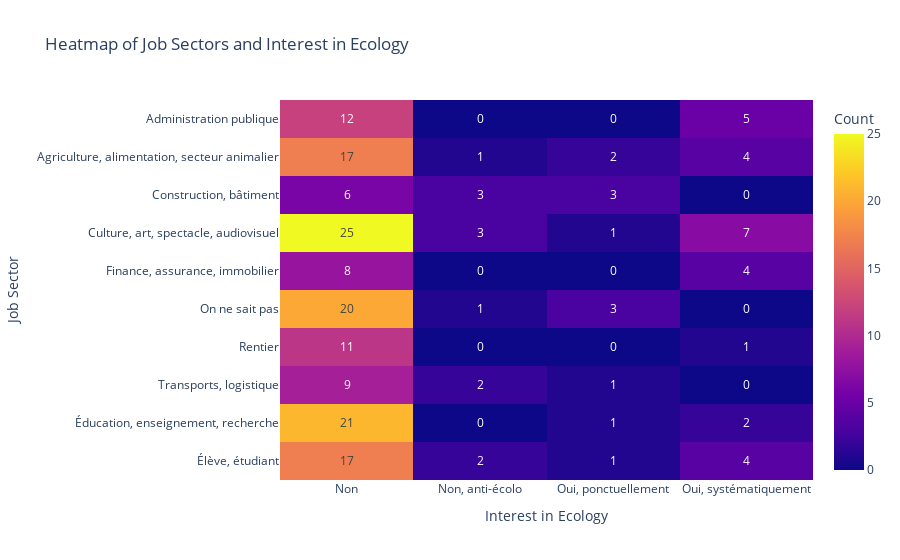

The cell this chart's notebook holds for it:
### Code cell
data.replace('Non, il / elle a même des comportements et valeurs explicitement anti-écologiques ','Non, anti-écolo', inplace=True)
job_data = prepare_character_data(data= data, colname_suffixes={'interested_ecology','job_sector'})

# Create a cross-tabulation
ct = pd.crosstab(job_data['job_sector'], job_data['interested_ecology'])

# Generate a heatmap
fig = px.imshow(ct, text_auto=True, aspect="auto",
                labels=dict(x="Interest in Ecology", y="Job Sector", color="Count"),
                title='Heatmap of Job Sectors and Interest in Ecology')

# Update layout for clarity
fig.update_xaxes(side="bottom")

# Display the plot
fig.show()

### Figure 1 — Plotly figure (JSON) as saved in the notebook; plotly's stock layout.template omitted (floating-point values rounded to 4 significant figures)
{"data": [{"coloraxis": "coloraxis", "hovertemplate": "Interest in Ecology: %{x}<br>Job Sector: %{y}<br>Count: %{z}<extra></extra>", "name": "0", "texttemplate": "%{z}", "type": "heatmap", "x": ["Non", "Non, anti-écolo", "Oui, ponctuellement", "Oui, systématiquement"], "xaxis": "x", "y": ["Administration publique", "Agriculture, alimentation, secteur animalier", "Construction, bâtiment", "Culture, art, spectacle, audiovisuel", "Finance, assurance, immobilier", "On ne sait pas", "Rentier", "Transports, logistique", "Éducation, enseignement, recherche", "Élève, étudiant"], "yaxis": "y", "z": [[12, 0, 0, 5], [17, 1, 2, 4], [6, 3, 3, 0], [25, 3, 1, 7], [8, 0, 0, 4], [20, 1, 3, 0], [11, 0, 0, 1], [9, 2, 1, 0], [21, 0, 1, 2], [17, 2, 1, 4]]}], "layout": {"coloraxis": {"colorbar": {"title": {"text": "Count"}}, "colorscale": [[0, "#0d0887"], [0.1111, "#46039f"], [0.2222, "#7201a8"], [0.3333, "#9c179e"], [0.4444, "#bd3786"], [0.5556, "#d8576b"], [0.6667, "#ed7953"], [0.7778, "#fb9f3a"], [0.8889, "#fdca26"], [1, "#f0f921"]]}, "title": {"text": "Heatmap of Job Sectors and Interest in Ecology"}, "xaxis": {"anchor": "y", "domain": [0, 1], "side": "bottom", "title": {"text": "Interest in Ecology"}}, "yaxis": {"anchor": "x", "autorange": "reversed", "domain": [0, 1], "title": {"text": "Job Sector"}}}}
